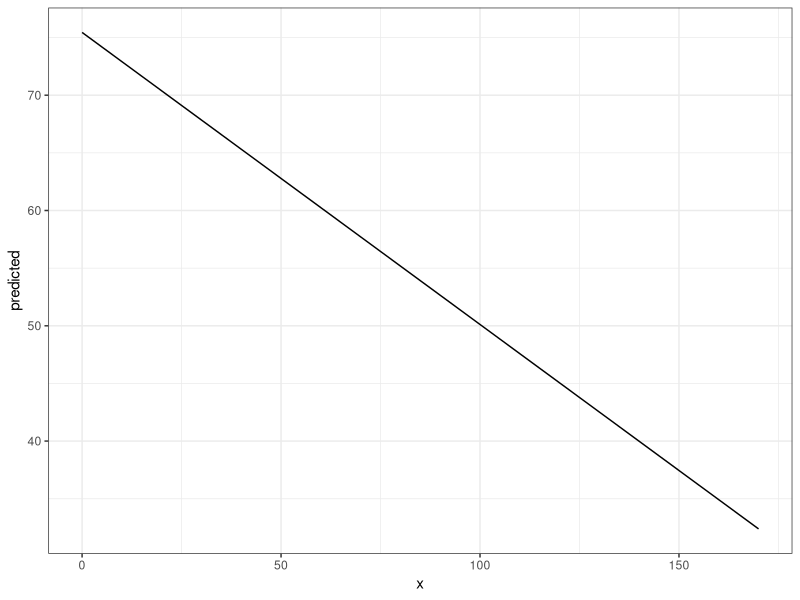
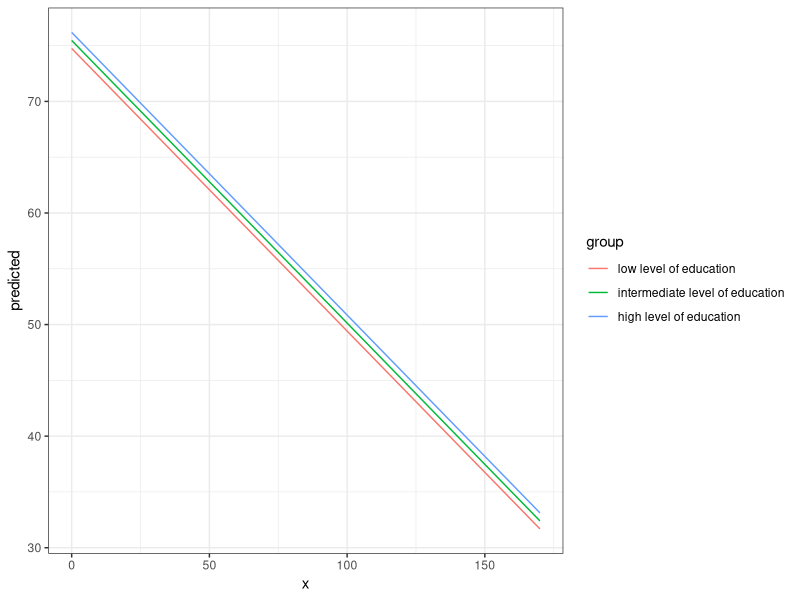
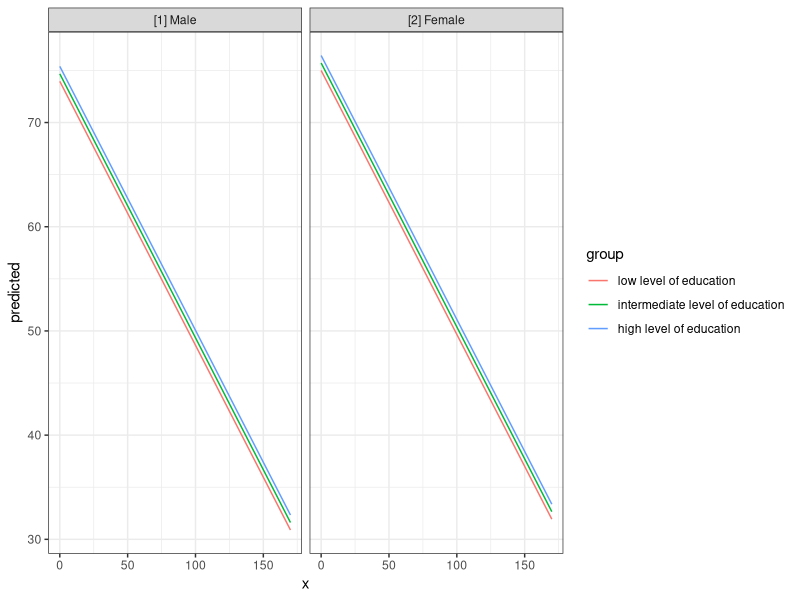
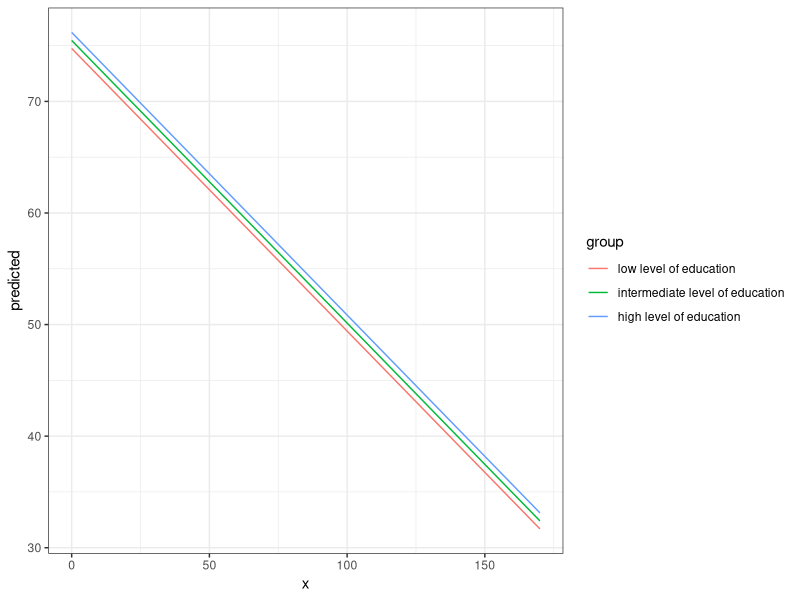
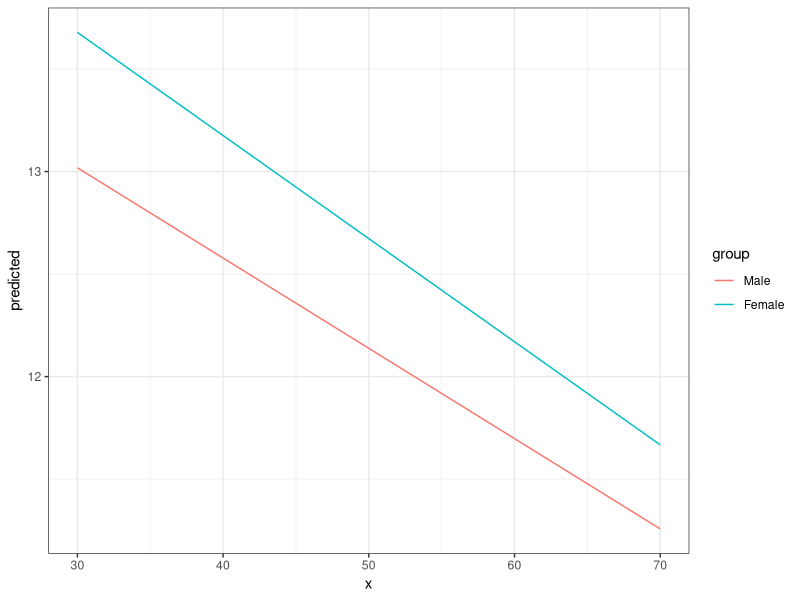
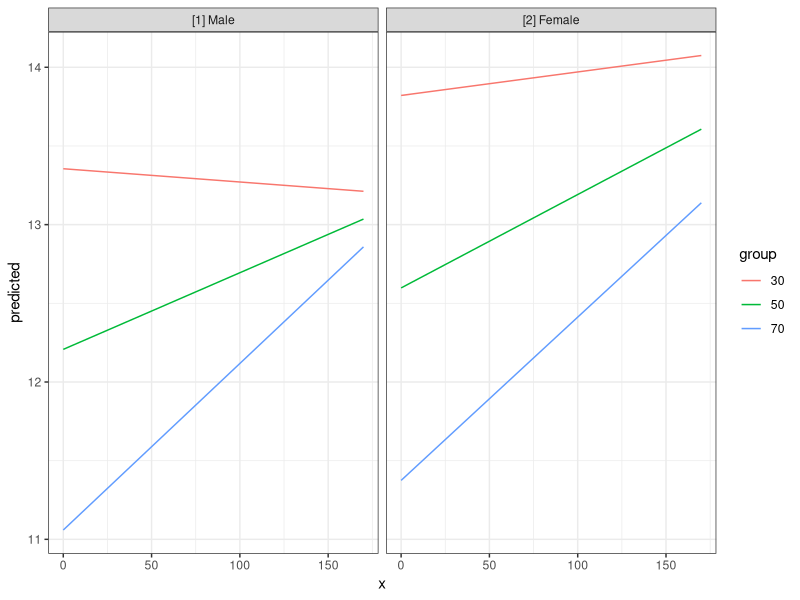
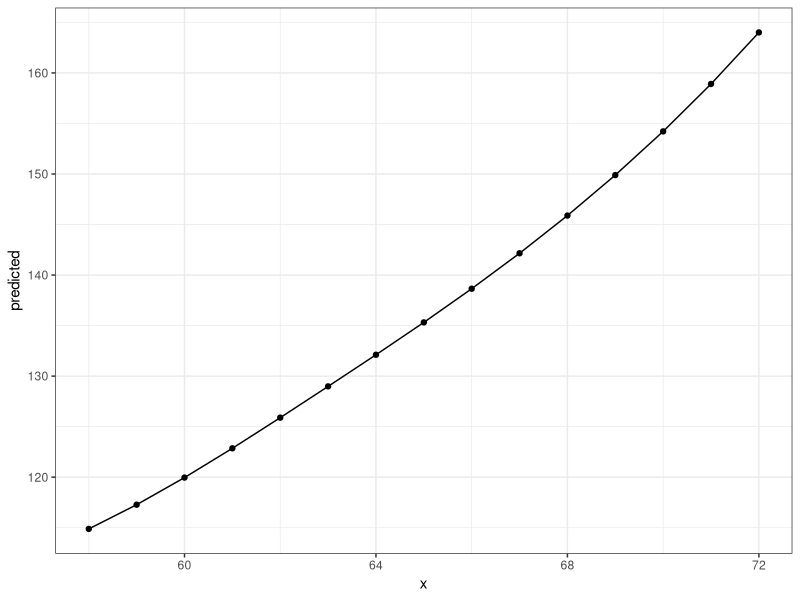
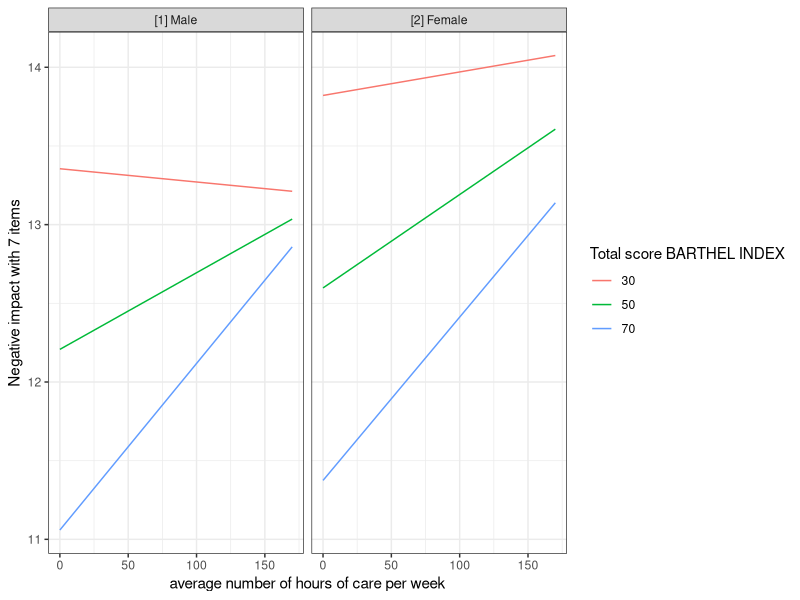

R code for these plots, in order:
## ---- chunk 1
knitr::opts_chunk$set(collapse = TRUE, comment = "#>", dev = "png", fig.width = 7, fig.height = 3.5, message = FALSE, warning = FALSE)
options(width = 800, tibble.width = Inf)
## ---- chunk 2
library(ggeffects)
data(efc)
fit <- lm(barthtot ~ c12hour + neg_c_7 + c161sex + c172code, data = efc)

ggpredict(fit, terms = "c12hour")
## ---- chunk 3
library(ggplot2)
theme_set(theme_bw())

mydf <- ggpredict(fit, terms = "c12hour")
ggplot(mydf, aes(x, predicted)) + geom_line()
## ---- chunk 4
ggpredict(fit, terms = c("c12hour", "c172code"))
## ---- chunk 5
mydf <- ggpredict(fit, terms = c("c12hour", "c172code"))
ggplot(mydf, aes(x, predicted, colour = group)) + geom_line()
## ---- chunk 6
mydf <- ggpredict(fit, terms = c("c12hour", "c172code", "c161sex"))
mydf
ggplot(mydf, aes(x, predicted, colour = group)) + 
  geom_line() + 
  facet_wrap(~facet)
## ---- chunk 7
mydf <- ggpredict(fit)
mydf
## ---- chunk 8
mydf <- ggaverage(fit, terms = c("c12hour", "c172code"))
ggplot(mydf, aes(x, predicted, colour = group)) + geom_line()
## ---- chunk 9
library(sjmisc)
data(efc)

# make categorical
efc$c161sex <- to_factor(efc$c161sex)

# fit model with interaction
fit <- lm(neg_c_7 ~ c12hour + barthtot * c161sex, data = efc)

# select only levels 30, 50 and 70 from continuous variable Barthel-Index
mydf <- ggpredict(fit, terms = c("barthtot [30,50,70]", "c161sex"))
ggplot(mydf, aes(x, predicted, colour = group)) + geom_line()
## ---- chunk 10
# fit model with 3-way-interaction
fit <- lm(neg_c_7 ~ c12hour * barthtot * c161sex, data = efc)

# select only levels 30, 50 and 70 from continuous variable Barthel-Index
mydf <- ggpredict(fit, terms = c("c12hour", "barthtot [30,50,70]", "c161sex"))

ggplot(mydf, aes(x, predicted, colour = group)) + 
  geom_line() +
  facet_wrap(~facet)
## ---- chunk 11
library(splines)
data(women)

fm1 <- lm(weight ~ bs(height, df = 5), data = women)
dat <- ggpredict(fm1, "height")

ggplot(dat, aes(x, predicted)) + 
  geom_line() +
  geom_point()
## ---- chunk 12
get_x_title(mydf)
get_y_title(mydf)

ggplot(mydf, aes(x, predicted, colour = group)) + 
  geom_line() +
  facet_wrap(~facet) +
  labs(
    x = get_x_title(mydf),
    y = get_y_title(mydf),
    colour = get_legend_title(mydf)
  )
